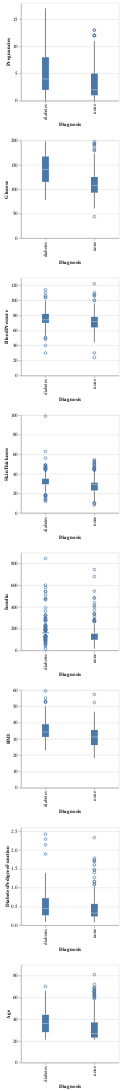

Notebook source saved alongside this figure:
### Code cell
#Evaluating variables 

diabetes_box=alt.Chart(diabetes_train).mark_boxplot().encode(
    alt.X("Diagnosis"),
    alt.Y(alt.repeat("row"), type="quantitative"),
).properties(
    width=200,
    height=200
).repeat(
    row=columns_to_plot
)
diabetes_box

### Figure 1 — Vega-Lite specification as saved in the notebook (floating-point values rounded to 4 significant figures; data arrays with more than 128 entries replaced by an {"elided": "..."} marker saying what was removed)
{"config": {"view": {"continuousWidth": 300, "continuousHeight": 300}}, "repeat": {"row": ["Pregnancies", "Glucose", "BloodPressure", "SkinThickness", "Insulin", "BMI", "DiabetesPedigreeFunction", "Age"]}, "spec": {"data": {"name": "data-e44eb9cc0cafbc50afd039c99833fab3"}, "mark": {"type": "boxplot"}, "encoding": {"x": {"field": "Diagnosis", "type": "nominal"}, "y": {"field": {"repeat": "row"}, "type": "quantitative"}}, "height": 200, "width": 200}, "$schema": "https://vega.github.io/schema/vega-lite/v5.16.3.json", "datasets": {"data-e44eb9cc0cafbc50afd039c99833fab3": {"elided": "576 records"}}}
